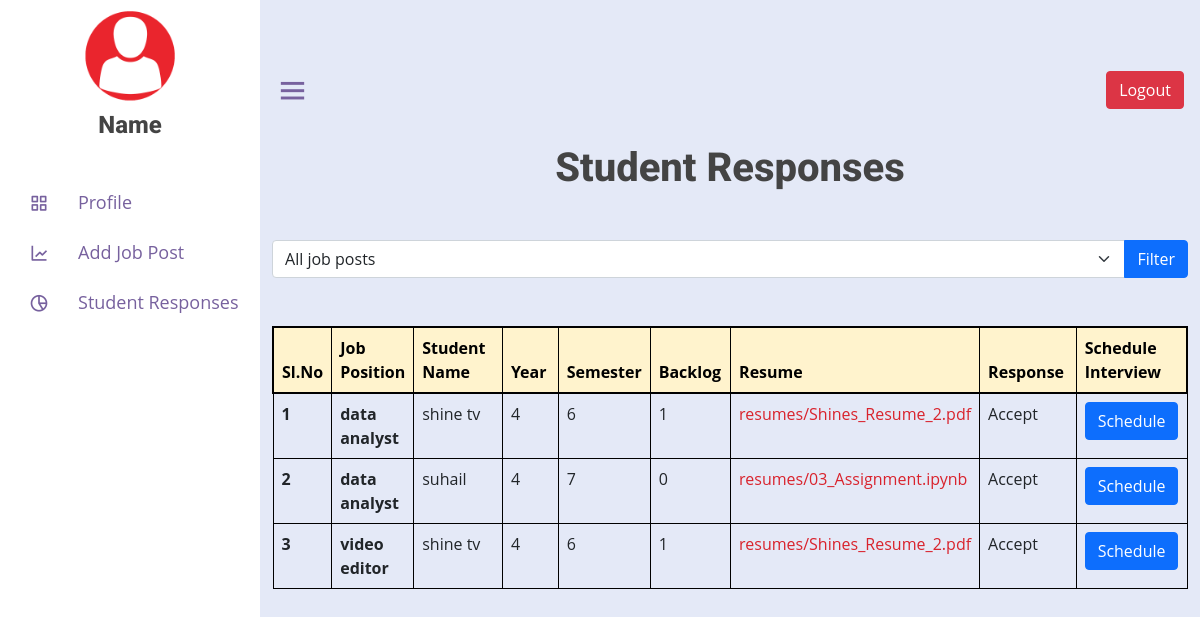
The app's page /student_responses/ (signed in) with its own data.
### placement_app/models.py (models this page shows, shortened)
class JobPostApplication(models.Model):
    student = models.ForeignKey(Student, on_delete=models.CASCADE)
    job_post = models.ForeignKey(Add_Job_Post, on_delete=models.CASCADE)
    applied_on = models.DateTimeField(default=timezone.now)
    status=models.CharField(max_length=100,default='')
    Eligibilty=models.CharField(max_length=100,default='')

class Add_Job_Post(models.Model):
    company_id=models.ForeignKey(Add_Company,on_delete=models.CASCADE)
    job_position = models.CharField(max_length=100, default='')
    job_description = models.CharField(max_length=10000, default='')
    job_criteria = models.CharField(max_length=100, default='')
    created_date = models.DateField()
    verification=models.CharField(max_length=100,default="Requested")

class Student(models.Model):
    name = models.CharField(max_length=255)
    email = models.EmailField()
    phone = models.CharField(max_length=15)
    branch = models.CharField(max_length=50)
    sem = models.IntegerField()
    year = models.IntegerField()
    backlog = models.IntegerField()
    resume = models.FileField(upload_to='resumes/')
    stud_image = models.ImageField(
        upload_to='stud_image/', null=False, blank=True, default="Nil")
    slug = models.SlugField(unique=True, max_length=255, default="nil")
    cgpa = models.FloatField(max_length=100, default=0)

### placement_app/views.py (the view)
# urls.py: path('student_responses/',views.student_responses),
def student_responses(request):
    SessionId=request.session['id']
    comp=Add_Company.objects.filter(id=SessionId)
    job_posts = Add_Job_Post.objects.filter(company_id=SessionId)
    selected_post_id = request.GET.get('job_post')
    print(selected_post_id)
    if selected_post_id:
        job_posts = Add_Job_Post.objects.filter(company_id=SessionId)
        response = JobPostApplication.objects.filter(job_post_id=selected_post_id, status='Accept')
        print(response)
        return render(request, 'Company/schedule-interviews.html', {'comp': comp, 'response': response,'job_posts':job_posts})
    else:
        response = JobPostApplication.objects.filter(job_post__company_id=SessionId, status='Accept')
    return render(request, 'Company/schedule-interviews.html', {'comp': comp, 'response': response,'job_posts':job_posts})

### placement_app/templates/Company/schedule-interviews.html (shortened to what this page needs)
{% extends 'Company/company_header.html' %}
{% load static %}
{% block content %}
    <div class="container">
        <h1 class="text-center mt-4">Student Responses</h1>
        <form method="GET" class="mt-5 mb-3">
            <div class="input-group">
                <select name="job_post" class="form-select">
                    <option value="">All job posts</option>
                </select>
                <button type="submit" class="btn btn-primary">Filter</button>
            </div>
        </form>
        <table class="table table-bordered mt-5" border="1" style="border:1px solid #000">
            <thead>
                <tr class="table-warning" style="border:2px solid #000">
                    <th scope="col" width="5%">Sl.No</th>
                    <th scope="col" width="5%">Job Position</th>
                    <th scope="col" width="20%">Student Name</th>
                    <th scope="col" width="10%">Year</th>
                    <th scope="col" width="10%">Semester</th>
                    <th scope="col" width="10%">Backlog</th>
                    <th scope="col" width="15%">Resume</th>
                    <th scope="col" width="15%">Response</th>
                    <th scope="col" width="15%">Schedule Interview</th>
                </tr>
            </thead>
            <tbody class="table-group-divider">
                {% for x in response %}
                <tr>
                    <th scope="row">{{forloop.counter}}</th>
                    <th scope="row">{{x.job_post.job_position}}</th>
                    <td scope="row">{{x.student.name}}</td>
                    <td scope="row">{{x.student.year}}</td>
                    <td scope="row">{{x.student.sem}}</td>
                    <td scope="row">{{x.student.backlog}}</td>
                    <td scope="row">
                        <p  data-bs-toggle="tooltip" data-bs-placement="bottom" title="click here to view resume">
                            <a href="{{ x.student.resume.url }}" target="_blank">{{x.student.resume}}</a>
                        </p></td>
                    <td scope="row">{{x.status}}</td>
                    <td scope="row">
                        <a href="/Schedule_interview/{{x.id}}"><button type="button" class="btn btn-primary">Schedule</button></a>
                    </td>
                </tr>
                {% endfor %}
            </tbody>
        </table>
    </div>
   {% endblock %}

### placement_app/static/css/style.css (style rules this page uses)
:root { --color-white: #fff; --color-light: #f1f5f9; --color-black: #121212; --color-night: #001632; --color-red: #f44336; --color-blue: #1a73e8; --color-gray: #80868b; --color-grayish: #dadce0; --shadow-normal: 0 1px 3px 0 rgba(0, 0, 0, 0.1), 0 1px 2px 0 rgba(0, 0, 0, 0.06); --shadow-medium: 0 4px 6px -1px rgba(0, 0, 0, 0.1), 0 2px 4px -1px rgba(0, 0, 0, 0.06); --shadow-large: 0 10px 15px -3px rgba(0, 0, 0, 0.1), 0 4px 6px -2px rgba(0, 0, 0, 0.05); }
body { font-family: "Open Sans", sans-serif; color: #444444; }
a { text-decoration: none; color: #d9232d; }
h1, h2, h3, h4, h5, h6 { font-family: "Roboto", sans-serif; font-weight: 800; }

### records on screen
JobPostApplication: job_post.job_position "data analyst", student.name "shine tv", student.year "4", student.sem "6", student.backlog "1", student.resume "resumes/Shines_Resume_2.pdf", status "Accept"
JobPostApplication: job_post.job_position "data analyst", student.name "suhail", student.year "4", student.sem "7", student.backlog "0", student.resume "resumes/03_Assignment.ipynb", status "Accept"
JobPostApplication: job_post.job_position "video editor", student.name "shine tv", student.year "4", student.sem "6", student.backlog "1", student.resume "resumes/Shines_Resume_2.pdf", status "Accept"
